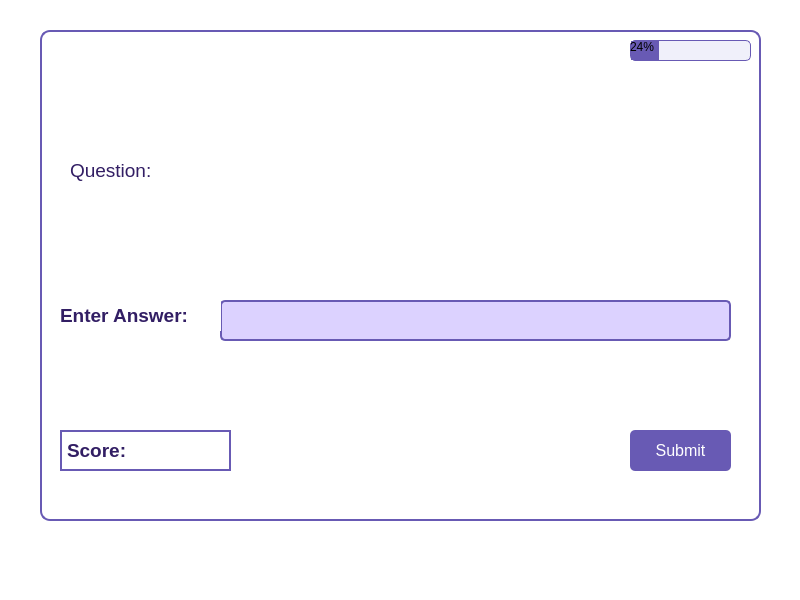
<?xml version="1.0" encoding="UTF-8"?>
<ui version="4.0">
 <class>OneWordPractice</class>
 <widget class="QMainWindow" name="OneWordPractice">
  <property name="geometry">
   <rect>
    <x>0</x>
    <y>0</y>
    <width>800</width>
    <height>600</height>
   </rect>
  </property>
  <property name="windowTitle">
   <string>MainWindow</string>
  </property>
  <property name="styleSheet">
   <string notr="true">background-color: rgb(255, 255, 255);</string>
  </property>
  <widget class="QWidget" name="centralwidget">
   <widget class="QGroupBox" name="groupBox">
    <property name="geometry">
     <rect>
      <x>40</x>
      <y>30</y>
      <width>721</width>
      <height>491</height>
     </rect>
    </property>
    <property name="styleSheet">
     <string notr="true">/* Main window background */
QMainWindow {
    background-color: rgb(240, 240, 250); /* Light purple background */
}

QLineEdit {
    background-color: rgb(220, 210, 255); /* Very light purple */
    color: rgb(50, 30, 100); /* Darker purple text */
    border: 2px solid rgb(104, 90, 180); /* Purple border */
    border-radius: 5px;
    padding: 5px;
    selection-background-color: rgb(104, 90, 180); /* Highlight color */
    selection-color: white; /* Selected text color */
}
/* Group boxes */
QGroupBox {
    background-color: rgb(255, 255, 255); /* White background */
    border: 2px solid rgb(104, 90, 180); /* Purple border */
    border-radius: 10px;
    padding: 10px;
}

/* QLabel - general label styling */
QLabel {
 
    font-size: 14pt;
    color: rgb(50, 30, 100); /* Dark purple text */
}

/* Specific label inside 'GameWindow' */
QLabel#questionLabel {
    font-size: 16pt;
    font-weight: bold;
    color: rgb(50, 30, 100); /* Dark purple */
}

/* QPushButton styling */
QPushButton {
    background-color: rgb(104, 90, 180); /* Purple background */
    color: white;
    font-size: 12pt;
    padding: 6px 12px;
    border-radius: 5px;
}

/* Hover and pressed states for buttons */
QPushButton:hover {
    background-color: rgb(120, 110, 200); /* Lighter purple on hover */
}

QPushButton:pressed {
    background-color: rgb(80, 60, 160); /* Darker purple on press */
}

/* Specific button styling for 'GameWindow' */
QPushButton#button50, QPushButton#buttonSwap, QPushButton#submit {
    background-color: rgb(104, 90, 180); /* Purple background */
}

QPushButton#button50:hover, QPushButton#buttonSwap:hover, QPushButton#submit:hover {
    background-color: rgb(120, 110, 200);
}

/* RadioButtons */
QRadioButton {
    font-size: 12pt;
    color: rgb(50, 30, 100); /* Dark purple */
}

QRadioButton::indicator {
    width: 20px;
    height: 20px;
    border: 2px solid rgb(104, 90, 180); /* Purple border for circle */
    border-radius: 10px;
    background-color: white;
}

QRadioButton::indicator:checked {
    background-color: rgb(104, 90, 180); /* Purple circle when checked */
}

/* ProgressBar */
QProgressBar {
    border: 1px solid rgb(104, 90, 180); /* Purple border */
    border-radius: 5px;
    background-color: rgb(240, 240, 250); /* Light purple background */
    height: 20px;
}

QProgressBar::chunk {
    background-color: rgb(104, 90, 180); /* Purple progress chunk */
    width: 1px;
}

/* QTableWidget - Leaderboard Table */
QTableWidget {
    background-color: rgb(255, 255, 255); /* White background */
    border: 1px solid rgb(104, 90, 180); /* Purple border */
    gridline-color: rgb(104, 90, 180); /* Purple grid lines */
    font-size: 12pt;
    color: rgb(50, 30, 100); /* Dark purple text */
}

/* Table header styling */
QTableWidget::horizontalHeader {
    background-color: rgb(104, 90, 180); /* Purple header */
    color: white;
    font-weight: bold;
    font-size: 14pt;
}

/* Specific QPushButton inside 'BoardWindow' */
QPushButton#closeButton {
    background-color: rgb(104, 90, 180); /* Purple background */
    color: white;
    font-size: 12pt;
    padding: 6px 12px;
    border-radius: 5px;
}

/* Hover and pressed effect for 'closeButton' */
QPushButton#closeButton:hover {
    background-color: rgb(120, 110, 200);
}

QPushButton#closeButton:pressed {
    background-color: rgb(80, 60, 160);
}

/* MenuBar styling */
QMenuBar {
    background-color: rgb(104, 90, 180); /* Purple menu bar */
    color: white;
}

/* StatusBar styling */
QStatusBar {
    background-color: rgb(240, 240, 250); /* Light purple */
    color: rgb(50, 30, 100); /* Dark purple text */
}

/* Score label styling */
QLabel#scoreLabel {
     border: 2px solid rgb(104, 90, 180);
    font-size: 14pt;
    color: rgb(50, 30, 100); /* Dark purple */
}

</string>
    </property>
    <property name="title">
     <string/>
    </property>
    <widget class="QLabel" name="scorelabel">
     <property name="geometry">
      <rect>
       <x>20</x>
       <y>400</y>
       <width>171</width>
       <height>41</height>
      </rect>
     </property>
     <property name="font">
      <font>
       <pointsize>14</pointsize>
       <bold>true</bold>
      </font>
     </property>
     <property name="styleSheet">
      <string notr="true">QLabel#scorelabel{
 border: 2px solid rgb(104, 90, 180);
    font-size: 14pt;
    color: rgb(50, 30, 100); 
}</string>
     </property>
     <property name="text">
      <string>Score:</string>
     </property>
    </widget>
    <widget class="QPushButton" name="submitButton">
     <property name="geometry">
      <rect>
       <x>590</x>
       <y>400</y>
       <width>101</width>
       <height>41</height>
      </rect>
     </property>
     <property name="text">
      <string>Submit</string>
     </property>
    </widget>
    <widget class="QLineEdit" name="answerline">
     <property name="geometry">
      <rect>
       <x>180</x>
       <y>270</y>
       <width>511</width>
       <height>41</height>
      </rect>
     </property>
    </widget>
    <widget class="QLabel" name="label">
     <property name="geometry">
      <rect>
       <x>30</x>
       <y>70</y>
       <width>671</width>
       <height>141</height>
      </rect>
     </property>
     <property name="text">
      <string>Question:</string>
     </property>
     <property name="wordWrap">
      <bool>true</bool>
     </property>
    </widget>
    <widget class="QLabel" name="label_2">
     <property name="geometry">
      <rect>
       <x>20</x>
       <y>270</y>
       <width>161</width>
       <height>31</height>
      </rect>
     </property>
     <property name="font">
      <font>
       <pointsize>14</pointsize>
       <bold>true</bold>
      </font>
     </property>
     <property name="text">
      <string>Enter Answer:</string>
     </property>
    </widget>
    <widget class="QProgressBar" name="progressBar">
     <property name="geometry">
      <rect>
       <x>590</x>
       <y>10</y>
       <width>121</width>
       <height>21</height>
      </rect>
     </property>
     <property name="value">
      <number>24</number>
     </property>
    </widget>
   </widget>
  </widget>
  <widget class="QMenuBar" name="menubar">
   <property name="geometry">
    <rect>
     <x>0</x>
     <y>0</y>
     <width>800</width>
     <height>22</height>
    </rect>
   </property>
  </widget>
  <widget class="QStatusBar" name="statusbar"/>
 </widget>
 <resources/>
 <connections/>
</ui>
